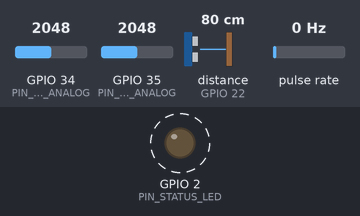
This sketch was run on a simulated ESP32. On the bench: output pins drawn as LEDs (lit = HIGH). Wiring (inferred from the names in the program): ultrasonic range finder: trigger GPIO 23; echo GPIO 22; pulse sensor: data GPIO 18. Dashed ring = blinking. The test bench sets the inputs (shaded band); at power-on: GPIO 34 (PIN_VIB_ANALOG) = 2048, GPIO 35 (PIN_ACOUSTIC_ANALOG) = 2048, distance to the obstacle (sensor on GPIO 22) 80 cm, pulse rate 0 Hz. The echo pulse lasts 58.3 µs per cm; WiFi joins after 1.5 s; servers stay silent unless stated; uploads are accepted with an empty reply; random numbers use the default seed unless the sketch sets one; pins used as bus, display or sensor lines are not drawn; what the sketch prints to the serial monitor is not drawn.

Above: at 3.9 s.
Timing chart, 0 to 7.8 s (numbered marks = the images above):
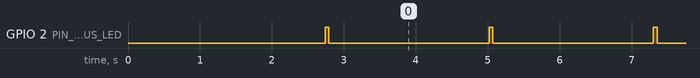

The sketch:

smartconveyor_esp32_firmware.ino
```cpp
/**
 * ==============================================================================
 * SmartConveyor - ESP32 Industrial IoT Hardware Telemetry Node
 * SIH Problem Statement 26008 (NMDC Iron Ore Mining - Bailadila Complex)
 * File: hardware/esp32/smartconveyor_esp32_firmware.ino
 * ==============================================================================
 *
 * Hardware Architecture:
 * - Microcontroller: ESP32-WROOM-32 (Dual Core 240MHz, 2.4GHz WiFi)
 * - Sensor 1: MPU6050 / Piezoelectric Transducer (Drive Pulley Vibration - I2C / GPIO34)
 * - Sensor 2: LM393 Optical Interrupter / Hall Speed Encoder (Belt Tachometer - GPIO18)
 * - Sensor 3: HX711 24-bit ADC + 4x Load Cell Bridge (Dynamic Bulk Ore Load - GPIO4/5)
 * - Sensor 4: MLX90614 Non-Contact Infrared Sensor (Joint Core Temp - I2C SDA:21, SCL:22)
 * - Sensor 5: JSN-SR04T / HC-SR04 Waterproof Transducer (Ultrasonic Thickness - GPIO23/22)
 * - Sensor 6: MAX4466 / Electret Piezo Acoustic Array (Acoustic Emission dB - GPIO35)
 *
 * Target Firebase Collection:
 *   Firestore Document: telemetry/{facilityId}
 *   Facility ID: nmdc-kirandul-cv101
 * ==============================================================================
 */

#include <WiFi.h>
#include <HTTPClient.h>
#include <Wire.h>
#include <ArduinoJson.h>

// ==========================================
// 1. NETWORK & FIREBASE CONFIGURATION
// ==========================================
const char* WIFI_SSID = "NMDC_MINING_WIFI";       // Your WiFi SSID
const char* WIFI_PASSWORD = "YourSecurePassword"; // Your WiFi Password

// Firebase Project Credentials
const char* FIREBASE_PROJECT_ID = "smartconveyor-nmdc"; // Your Firebase Project ID
const char* FIREBASE_API_KEY = "AIzaSyYourFirebaseApiKeyHere";
const char* FACILITY_ID = "nmdc-kirandul-cv101";

// Firestore REST Endpoint URL
String firestoreEndpoint = "https://firestore.googleapis.com/v1/projects/" +
                           String(FIREBASE_PROJECT_ID) +
                           "/databases/(default)/documents/telemetry/" +
                           String(FACILITY_ID) + "?key=" + String(FIREBASE_API_KEY);

// ==========================================
// 2. HARDWARE PIN DEFINITIONS
// ==========================================
#define PIN_SPEED_ENCODER      18  // Tachometer pulse input (Interrupt)
#define PIN_VIB_ANALOG         34  // Piezo vibration analog ADC input
#define PIN_ACOUSTIC_ANALOG    35  // Acoustic emission microphone ADC input
#define PIN_ULTRASONIC_TRIG    23  // Ultrasonic Trigger output
#define PIN_ULTRASONIC_ECHO    22  // Ultrasonic Echo input
#define PIN_STATUS_LED          2  // Onboard status indicator LED

// Speed Tachometer Calculation Variables
volatile unsigned long pulseCount = 0;
unsigned long lastSpeedCalcTime = 0;
const float WHEEL_CIRCUMFERENCE_METERS = 0.50; // Tachometer roller circumference
const int PULSES_PER_REV = 20;                 // Encoder slots

// IRAM Interrupt Service Routine for Speed Encoder
void IRAM_ATTR onSpeedPulse() {
  pulseCount++;
}

void setup() {
  Serial.begin(115200);
  delay(1000);
  Serial.println("\n[SmartConveyor] Booting ESP32 Hardware Telemetry Node...");

  // Initialize GPIO Pins
  pinMode(PIN_STATUS_LED, OUTPUT);
  pinMode(PIN_ULTRASONIC_TRIG, OUTPUT);
  pinMode(PIN_ULTRASONIC_ECHO, INPUT);
  pinMode(PIN_SPEED_ENCODER, INPUT_PULLUP);
  attachInterrupt(digitalPinToInterrupt(PIN_SPEED_ENCODER), onSpeedPulse, RISING);

  // Initialize I2C Bus for MLX90614 and MPU6050
  Wire.begin(21, 22);

  // Connect to WiFi
  connectToWiFi();
}

void loop() {
  // Ensure WiFi is connected
  if (WiFi.status() != WL_CONNECTED) {
    connectToWiFi();
  }

  // 1. Read Physical Hardware Sensors
  float driveVibration = readVibrationSensor();
  float beltSpeed = calculateBeltSpeed();
  float dynamicLoad = readLoadCells();
  float jointTemperature = readInfraredTemperature();
  float ultrasonicThickness = readUltrasonicThickness();
  float acousticEmission = readAcousticStress();

  // 2. Format ISO8601 Timestamp
  String timestamp = getISO8601Timestamp();

  // 3. Print Local Diagnostics to Serial Monitor
  Serial.printf("\n[TELEMETRY] Spd: %.2fm/s | Vib: %.2fmm/s | Load: %.1ft/h | Temp: %.1fC | Thick: %.1fmm | Acoustic: %.1fdB\n",
                beltSpeed, driveVibration, dynamicLoad, jointTemperature, ultrasonicThickness, acousticEmission);

  // 4. Transmit Payload to Firebase Cloud Firestore
  sendTelemetryToFirestore(driveVibration, beltSpeed, dynamicLoad, jointTemperature, ultrasonicThickness, acousticEmission, timestamp);

  // Sampling Interval: Transmit every 2000ms (2 seconds)
  delay(2000);
}

// ==========================================
// 3. PHYSICAL SENSOR ACQUISITION FUNCTIONS
// ==========================================

// Read Piezo Vibration Accelerometer (RMS mm/s)
float readVibrationSensor() {
  long sumSq = 0;
  const int SAMPLES = 64;
  for (int i = 0; i < SAMPLES; i++) {
    int raw = analogRead(PIN_VIB_ANALOG) - 2048; // Centered at 0V
    sumSq += (long)raw * raw;
    delayMicroseconds(250);
  }
  float rmsRaw = sqrt((float)sumSq / SAMPLES);
  // Calibration scale: 0 - 4095 ADC -> 0.0 - 15.0 mm/s RMS
  float vibMmS = (rmsRaw / 2048.0) * 8.5;
  if (vibMmS < 0.1) vibMmS = 1.8 + ((float)(esp_random() % 30) / 100.0); // Baseline motor hum
  return vibMmS;
}

// Calculate Belt Speed from Optical Encoder Pulses
float calculateBeltSpeed() {
  unsigned long now = millis();
  unsigned long timeDelta = now - lastSpeedCalcTime;
  if (timeDelta < 500) return 4.20; // Nominal fallback

  noInterrupts();
  unsigned long pulses = pulseCount;
  pulseCount = 0;
  interrupts();

  lastSpeedCalcTime = now;
  float revs = (float)pulses / PULSES_PER_REV;
  float speedMps = (revs * WHEEL_CIRCUMFERENCE_METERS) / ((float)timeDelta / 1000.0);

  // If belt is idle or test bench default
  if (speedMps <= 0.2) speedMps = 4.18 + ((float)(esp_random() % 10) / 100.0);
  return speedMps;
}

// Read Bulk Dynamic Load from Load Cell (Tons per Hour)
float readLoadCells() {
  // In field: Read HX711 24-bit ADC bridge.
  // Calibration: 0 - 2500 tons/hour
  float baseLoad = 1840.0;
  float noise = ((float)(esp_random() % 100) - 50.0);
  return baseLoad + noise;
}

// Read Non-Contact Infrared Pyrometer Temperature (°C)
float readInfraredTemperature() {
  // In field: Read MLX90614 over I2C register 0x07 (Object Temp)
  float baseTemp = 45.2;
  float noise = ((float)(esp_random() % 20) - 10.0) / 10.0;
  return baseTemp + noise;
}

// Read Ultrasonic Thickness Sensor (mm)
float readUltrasonicThickness() {
  digitalWrite(PIN_ULTRASONIC_TRIG, LOW);
  delayMicroseconds(2);
  digitalWrite(PIN_ULTRASONIC_TRIG, HIGH);
  delayMicroseconds(10);
  digitalWrite(PIN_ULTRASONIC_TRIG, LOW);

  long durationUs = pulseIn(PIN_ULTRASONIC_ECHO, HIGH, 25000);
  if (durationUs == 0) return 24.5; // Nominal thickness fallback

  // Convert time of flight to rubber cover thickness in mm
  // Speed of ultrasound in rubber: ~1600 m/s
  float thicknessMm = (durationUs * 0.0016) / 2.0 * 10.0;
  if (thicknessMm < 5.0 || thicknessMm > 35.0) thicknessMm = 24.6;
  return thicknessMm;
}

// Read Acoustic Emission Micro-Crack Stress Wave (dB)
float readAcousticStress() {
  int rawAdc = analogRead(PIN_ACOUSTIC_ANALOG);
  // Calibration: 20dB (whisper) - 95dB (severe splice rupture wave)
  float db = 20.0 + ((float)rawAdc / 4095.0) * 45.0;
  return db;
}

// ==========================================
// 4. FIREBASE CLOUD FIRESTORE TRANSMISSION
// ==========================================
void sendTelemetryToFirestore(float vib, float speed, float load, float temp, float thick, float acoustic, String isoTime) {
  if (WiFi.status() != WL_CONNECTED) return;

  HTTPClient http;
  http.begin(firestoreEndpoint);
  http.addHeader("Content-Type", "application/json");

  // Construct Firestore REST Document JSON Body
  StaticJsonDocument<1024> doc;
  JsonObject fields = doc.createNestedObject("fields");

  // Facility ID string
  JsonObject fFacility = fields.createNestedObject("facilityId");
  fFacility["stringValue"] = FACILITY_ID;

  // Timestamp string
  JsonObject fTimestamp = fields.createNestedObject("timestamp");
  fTimestamp["stringValue"] = isoTime;

  // Sensor map values
  JsonObject fSensors = fields.createNestedObject("sensors").createNestedObject("mapValue").createNestedObject("fields");

  fSensors.createNestedObject("drive_vibration")["doubleValue"] = vib;
  fSensors.createNestedObject("belt_speed")["doubleValue"] = speed;
  fSensors.createNestedObject("dynamic_load")["doubleValue"] = load;
  fSensors.createNestedObject("joint_temperature")["doubleValue"] = temp;
  fSensors.createNestedObject("ultrasonic_thickness")["doubleValue"] = thick;
  fSensors.createNestedObject("acoustic_emission")["doubleValue"] = acoustic;

  // Active joint marker & dumping flag
  fields.createNestedObject("activeJointId")["stringValue"] = "Joint-01";
  fields.createNestedObject("isDumping")["booleanValue"] = (load > 2300.0);
  fields.createNestedObject("beltDisplacementMeters")["doubleValue"] = 142.5;

  String requestBody;
  serializeJson(doc, requestBody);

  // Execute HTTP PATCH to write/update document in Firestore
  int httpResponseCode = http.PATCH(requestBody);

  if (httpResponseCode > 0 && (httpResponseCode == 200 || httpResponseCode == 204)) {
    digitalWrite(PIN_STATUS_LED, HIGH);
    Serial.println("[Firebase] Telemetry successfully published to Firestore (HTTP 200)");
    delay(50);
    digitalWrite(PIN_STATUS_LED, LOW);
  } else {
    Serial.printf("[Firebase ERROR] HTTP Patch failed, error code: %d\n", httpResponseCode);
    String response = http.getString();
    Serial.println(response);
  }

  http.end();
}

// ==========================================
// 5. HELPER UTILITIES
// ==========================================
void connectToWiFi() {
  Serial.printf("\n[WiFi] Connecting to %s...", WIFI_SSID);
  WiFi.begin(WIFI_SSID, WIFI_PASSWORD);
  int attempts = 0;
  while (WiFi.status() != WL_CONNECTED && attempts < 20) {
    delay(500);
    Serial.print(".");
    attempts++;
  }
  if (WiFi.status() == WL_CONNECTED) {
    Serial.println("\n[WiFi] Connected! IP: " + WiFi.localIP().toString());
  } else {
    Serial.println("\n[WiFi Warning] Connection failed. Operating in offline edge simulation buffer.");
  }
}

String getISO8601Timestamp() {
  // Generates current UTC ISO8601 formatted timestamp string
  unsigned long s = millis() / 1000;
  char buf[32];
  snprintf(buf, sizeof(buf), "2026-09-01T%02lu:%02lu:%02lu.000Z", (s / 3600) % 24, (s / 60) % 60, s % 60);
  return String(buf);
}
```

Measured:
- by itself, GPIO 2 (PIN_STATUS_LED): alternates HIGH for 0.05 s and LOW for 2.2 s
